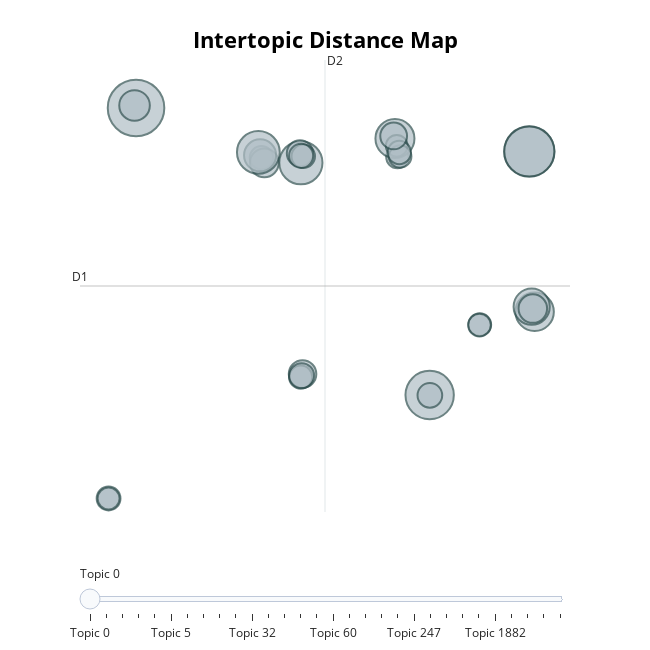

The notebook cell this image was saved under:
### Code cell
topic_model.model.visualize_topics(top_n_topics=30)

### Figure 1 — Plotly figure (JSON) as saved in the notebook; plotly's stock layout.template omitted (floating-point values rounded to 4 significant figures)
{"data": [{"customdata": [[0, "sending quality | objects sending | quality objects | sending | objects", 138005], [1, "startofcycle startofcycle | startofcycle | startofcycle equipment | startofcycle configure | 279136 startofcycle", 109162], [2, "storing qualityobjects | qualityobjects storing | qualityobjects | storing | qualityobjects task", 100888], [3, "endofcycle endofcycle | endofcycle | 1664473857380 | timestamp 1664473857380 | 1664473857380 updating", 108116], [4, "check rawbunchminamplitude | rawbunchminamplitude quality | rawbunchminamplitude | quality good | good level", 80254], [5, "updating the | triggertype timestamp | triggertype | to trigger | task due", 63570], [22, "publishing 27 | 27 monitorobjects | 27 | monitorobjects publishing | publishing", 32691], [23, "check rawdecodingerrorcheckemcal | rawdecodingerrorcheckemcal quality | rawdecodingerrorcheckemcal | bad level | quality bad", 29836], [25, "sending quality | objects sending | quality objects | sending | objects", 40348], [29, "storing qualityobjects | qualityobjects storing | qualityobjects | storing | 2aqpoqtujdk", 26253], [32, "check fhrcheck | fhrcheck quality | fhrcheck | 10 check | null level", 23829], [33, "cellcheckoccupancy quality | check cellcheckoccupancy | cellcheckoccupancy | quality good | good level", 24429], [35, "check cellcheckamplitude | cellcheckamplitude quality | cellcheckamplitude | quality good | good level", 20741], [54, "generating plots | plots generating | plots | generating | plots sending", 23262], [55, "rawoccupancycheck quality | check rawoccupancycheck | rawoccupancycheck | quality good | good level", 25105], [60, "publishing monitorobjects | monitorobjects publishing | publishing | monitorobjects | monitorobjects gap", 26765], [140, "memory zero | zero memory | zero | memory | memory equipment", 21704], [173, "occupancy average | average fifoready | fifoready | fifoready occupancy | occupancy", 22160], [175, "iteration average | iteration | pages pushed | average pages | pushed per", 22093], [177, "dma for | roc starting | starting dma | dma | stopping dma", 65653], [247, "roc nmemorylow | nmemorylow equipment | nmemorylow | equipment roc | roc", 20425], [262, "links used | 00000000000000001000000000000001 links | 00000000000000001000000000000001 | used 00000000000000001000000000000001 | links", 21967], [270, "packets | cru | dropped | cru equipment | lost", 23494], [1693, "pages roc | roc input | input queue | queue | queue size", 30920], [1870, "nolgperddl found | in nolgperddl | nolgperddl | error hgnolg | hgnolg in", 23516], [1882, "non contiguous | contiguous timeframe | contiguous | non | timeframe ids", 56379], [1885, "gain missing | gaintypeerror found | in gaintypeerror | missing found | gaintypeerror", 35697], [1910, "nohgperddl found | in nohgperddl | nohgperddl | fec | in fec", 44403], [1923, "row | col | in channel | channel col | sm", 78917], [2122, "ids detected | detected previous | in timeframe | previous | gap in", 35159]], "hovertemplate": "<b>Topic %{customdata[0]}</b><br>%{customdata[1]}<br>Size: %{customdata[2]}", "legendgroup": "", "marker": {"color": "#B0BEC5", "line": {"color": "DarkSlateGrey", "width": 2}, "size": [138005, 109162, 100888, 108116, 80254, 63570, 32691, 29836, 40348, 26253, 23829, 24429, 20741, 23262, 25105, 26765, 21704, 22160, 22093, 65653, 20425, 21967, 23494, 30920, 23516, 56379, 35697, 44403, 78917, 35159], "sizemode": "area", "sizeref": 86.25, "symbol": "circle"}, "mode": "markers", "name": "", "orientation": "v", "showlegend": false, "type": "scatter", "x": [-14.91, 21.06, 11.95, 21.06, 0.1721, 21.55, 0.3235, 0.08671, -15.04, 11.97, 0.3882, -17.42, -17.42, 0.1591, 0.1919, 0.2388, 9.0, 16.54, 16.5, 8.773, 8.934, 9.246, 9.17, 8.655, -3.439, 21.28, -3.169, -3.56, -3.718, 21.38], "xaxis": "x", "y": [15.92, 13.62, 0.7072, 13.62, 13.02, 5.119, 1.82, 13.52, 16.06, 0.691, 13.36, -4.777, -4.777, 1.654, 13.38, 1.734, 13.32, 4.438, 4.415, 14.3, 13.92, 13.35, 13.56, 14.44, 13.28, 5.391, 13.02, 13.41, 13.57, 5.288], "yaxis": "y"}], "layout": {"annotations": [{"showarrow": false, "text": "D1", "x": -20.03, "y": 6.485, "yshift": 10}, {"showarrow": false, "text": "D2", "x": 2.376, "xshift": 10, "y": 18.46}], "height": 650, "hoverlabel": {"bgcolor": "white", "font": {"family": "Rockwell", "size": 16}}, "legend": {"itemsizing": "constant", "tracegroupgap": 0}, "margin": {"t": 60}, "shapes": [{"line": {"color": "#CFD8DC", "width": 2}, "type": "line", "x0": 2.376, "x1": 2.376, "y0": -5.493, "y1": 18.46}, {"line": {"color": "#9E9E9E", "width": 2}, "type": "line", "x0": -20.03, "x1": 24.78, "y0": 6.485, "y1": 6.485}], "sliders": [{"active": 0, "pad": {"t": 50}, "steps": [{"args": [{"marker.color": [["red", "#B0BEC5", "#B0BEC5", "#B0BEC5", "#B0BEC5", "#B0BEC5", "#B0BEC5", "#B0BEC5", "#B0BEC5", "#B0BEC5", "#B0BEC5", "#B0BEC5", "#B0BEC5", "#B0BEC5", "#B0BEC5", "#B0BEC5", "#B0BEC5", "#B0BEC5", "#B0BEC5", "#B0BEC5", "#B0BEC5", "#B0BEC5", "#B0BEC5", "#B0BEC5", "#B0BEC5", "#B0BEC5", "#B0BEC5", "#B0BEC5", "#B0BEC5", "#B0BEC5"]]}], "label": "Topic 0", "method": "update"}, {"args": [{"marker.color": [["#B0BEC5", "red", "#B0BEC5", "#B0BEC5", "#B0BEC5", "#B0BEC5", "#B0BEC5", "#B0BEC5", "#B0BEC5", "#B0BEC5", "#B0BEC5", "#B0BEC5", "#B0BEC5", "#B0BEC5", "#B0BEC5", "#B0BEC5", "#B0BEC5", "#B0BEC5", "#B0BEC5", "#B0BEC5", "#B0BEC5", "#B0BEC5", "#B0BEC5", "#B0BEC5", "#B0BEC5", "#B0BEC5", "#B0BEC5", "#B0BEC5", "#B0BEC5", "#B0BEC5"]]}], "label": "Topic 1", "method": "update"}, {"args": [{"marker.color": [["#B0BEC5", "#B0BEC5", "red", "#B0BEC5", "#B0BEC5", "#B0BEC5", "#B0BEC5", "#B0BEC5", "#B0BEC5", "#B0BEC5", "#B0BEC5", "#B0BEC5", "#B0BEC5", "#B0BEC5", "#B0BEC5", "#B0BEC5", "#B0BEC5", "#B0BEC5", "#B0BEC5", "#B0BEC5", "#B0BEC5", "#B0BEC5", "#B0BEC5", "#B0BEC5", "#B0BEC5", "#B0BEC5", "#B0BEC5", "#B0BEC5", "#B0BEC5", "#B0BEC5"]]}], "label": "Topic 2", "method": "update"}, {"args": [{"marker.color": [["#B0BEC5", "#B0BEC5", "#B0BEC5", "red", "#B0BEC5", "#B0BEC5", "#B0BEC5", "#B0BEC5", "#B0BEC5", "#B0BEC5", "#B0BEC5", "#B0BEC5", "#B0BEC5", "#B0BEC5", "#B0BEC5", "#B0BEC5", "#B0BEC5", "#B0BEC5", "#B0BEC5", "#B0BEC5", "#B0BEC5", "#B0BEC5", "#B0BEC5", "#B0BEC5", "#B0BEC5", "#B0BEC5", "#B0BEC5", "#B0BEC5", "#B0BEC5", "#B0BEC5"]]}], "label": "Topic 3", "method": "update"}, {"args": [{"marker.color": [["#B0BEC5", "#B0BEC5", "#B0BEC5", "#B0BEC5", "red", "#B0BEC5", "#B0BEC5", "#B0BEC5", "#B0BEC5", "#B0BEC5", "#B0BEC5", "#B0BEC5", "#B0BEC5", "#B0BEC5", "#B0BEC5", "#B0BEC5", "#B0BEC5", "#B0BEC5", "#B0BEC5", "#B0BEC5", "#B0BEC5", "#B0BEC5", "#B0BEC5", "#B0BEC5", "#B0BEC5", "#B0BEC5", "#B0BEC5", "#B0BEC5", "#B0BEC5", "#B0BEC5"]]}], "label": "Topic 4", "method": "update"}, {"args": [{"marker.color": [["#B0BEC5", "#B0BEC5", "#B0BEC5", "#B0BEC5", "#B0BEC5", "red", "#B0BEC5", "#B0BEC5", "#B0BEC5", "#B0BEC5", "#B0BEC5", "#B0BEC5", "#B0BEC5", "#B0BEC5", "#B0BEC5", "#B0BEC5", "#B0BEC5", "#B0BEC5", "#B0BEC5", "#B0BEC5", "#B0BEC5", "#B0BEC5", "#B0BEC5", "#B0BEC5", "#B0BEC5", "#B0BEC5", "#B0BEC5", "#B0BEC5", "#B0BEC5", "#B0BEC5"]]}], "label": "Topic 5", "method": "update"}, {"args": [{"marker.color": [["#B0BEC5", "#B0BEC5", "#B0BEC5", "#B0BEC5", "#B0BEC5", "#B0BEC5", "red", "#B0BEC5", "#B0BEC5", "#B0BEC5", "#B0BEC5", "#B0BEC5", "#B0BEC5", "#B0BEC5", "#B0BEC5", "#B0BEC5", "#B0BEC5", "#B0BEC5", "#B0BEC5", "#B0BEC5", "#B0BEC5", "#B0BEC5", "#B0BEC5", "#B0BEC5", "#B0BEC5", "#B0BEC5", "#B0BEC5", "#B0BEC5", "#B0BEC5", "#B0BEC5"]]}], "label": "Topic 22", "method": "update"}, {"args": [{"marker.color": [["#B0BEC5", "#B0BEC5", "#B0BEC5", "#B0BEC5", "#B0BEC5", "#B0BEC5", "#B0BEC5", "red", "#B0BEC5", "#B0BEC5", "#B0BEC5", "#B0BEC5", "#B0BEC5", "#B0BEC5", "#B0BEC5", "#B0BEC5", "#B0BEC5", "#B0BEC5", "#B0BEC5", "#B0BEC5", "#B0BEC5", "#B0BEC5", "#B0BEC5", "#B0BEC5", "#B0BEC5", "#B0BEC5", "#B0BEC5", "#B0BEC5", "#B0BEC5", "#B0BEC5"]]}], "label": "Topic 23", "method": "update"}, {"args": [{"marker.color": [["#B0BEC5", "#B0BEC5", "#B0BEC5", "#B0BEC5", "#B0BEC5", "#B0BEC5", "#B0BEC5", "#B0BEC5", "red", "#B0BEC5", "#B0BEC5", "#B0BEC5", "#B0BEC5", "#B0BEC5", "#B0BEC5", "#B0BEC5", "#B0BEC5", "#B0BEC5", "#B0BEC5", "#B0BEC5", "#B0BEC5", "#B0BEC5", "#B0BEC5", "#B0BEC5", "#B0BEC5", "#B0BEC5", "#B0BEC5", "#B0BEC5", "#B0BEC5", "#B0BEC5"]]}], "label": "Topic 25", "method": "update"}, {"args": [{"marker.color": [["#B0BEC5", "#B0BEC5", "#B0BEC5", "#B0BEC5", "#B0BEC5", "#B0BEC5", "#B0BEC5", "#B0BEC5", "#B0BEC5", "red", "#B0BEC5", "#B0BEC5", "#B0BEC5", "#B0BEC5", "#B0BEC5", "#B0BEC5", "#B0BEC5", "#B0BEC5", "#B0BEC5", "#B0BEC5", "#B0BEC5", "#B0BEC5", "#B0BEC5", "#B0BEC5", "#B0BEC5", "#B0BEC5", "#B0BEC5", "#B0BEC5", "#B0BEC5", "#B0BEC5"]]}], "label": "Topic 29", "method": "update"}, {"args": [{"marker.color": [["#B0BEC5", "#B0BEC5", "#B0BEC5", "#B0BEC5", "#B0BEC5", "#B0BEC5", "#B0BEC5", "#B0BEC5", "#B0BEC5", "#B0BEC5", "red", "#B0BEC5", "#B0BEC5", "#B0BEC5", "#B0BEC5", "#B0BEC5", "#B0BEC5", "#B0BEC5", "#B0BEC5", "#B0BEC5", "#B0BEC5", "#B0BEC5", "#B0BEC5", "#B0BEC5", "#B0BEC5", "#B0BEC5", "#B0BEC5", "#B0BEC5", "#B0BEC5", "#B0BEC5"]]}], "label": "Topic 32", "method": "update"}, {"args": [{"marker.color": [["#B0BEC5", "#B0BEC5", "#B0BEC5", "#B0BEC5", "#B0BEC5", "#B0BEC5", "#B0BEC5", "#B0BEC5", "#B0BEC5", "#B0BEC5", "#B0BEC5", "red", "#B0BEC5", "#B0BEC5", "#B0BEC5", "#B0BEC5", "#B0BEC5", "#B0BEC5", "#B0BEC5", "#B0BEC5", "#B0BEC5", "#B0BEC5", "#B0BEC5", "#B0BEC5", "#B0BEC5", "#B0BEC5", "#B0BEC5", "#B0BEC5", "#B0BEC5", "#B0BEC5"]]}], "label": "Topic 33", "method": "update"}, {"args": [{"marker.color": [["#B0BEC5", "#B0BEC5", "#B0BEC5", "#B0BEC5", "#B0BEC5", "#B0BEC5", "#B0BEC5", "#B0BEC5", "#B0BEC5", "#B0BEC5", "#B0BEC5", "#B0BEC5", "red", "#B0BEC5", "#B0BEC5", "#B0BEC5", "#B0BEC5", "#B0BEC5", "#B0BEC5", "#B0BEC5", "#B0BEC5", "#B0BEC5", "#B0BEC5", "#B0BEC5", "#B0BEC5", "#B0BEC5", "#B0BEC5", "#B0BEC5", "#B0BEC5", "#B0BEC5"]]}], "label": "Topic 35", "method": "update"}, {"args": [{"marker.color": [["#B0BEC5", "#B0BEC5", "#B0BEC5", "#B0BEC5", "#B0BEC5", "#B0BEC5", "#B0BEC5", "#B0BEC5", "#B0BEC5", "#B0BEC5", "#B0BEC5", "#B0BEC5", "#B0BEC5", "red", "#B0BEC5", "#B0BEC5", "#B0BEC5", "#B0BEC5", "#B0BEC5", "#B0BEC5", "#B0BEC5", "#B0BEC5", "#B0BEC5", "#B0BEC5", "#B0BEC5", "#B0BEC5", "#B0BEC5", "#B0BEC5", "#B0BEC5", "#B0BEC5"]]}], "label": "Topic 54", "method": "update"}, {"args": [{"marker.color": [["#B0BEC5", "#B0BEC5", "#B0BEC5", "#B0BEC5", "#B0BEC5", "#B0BEC5", "#B0BEC5", "#B0BEC5", "#B0BEC5", "#B0BEC5", "#B0BEC5", "#B0BEC5", "#B0BEC5", "#B0BEC5", "red", "#B0BEC5", "#B0BEC5", "#B0BEC5", "#B0BEC5", "#B0BEC5", "#B0BEC5", "#B0BEC5", "#B0BEC5", "#B0BEC5", "#B0BEC5", "#B0BEC5", "#B0BEC5", "#B0BEC5", "#B0BEC5", "#B0BEC5"]]}], "label": "Topic 55", "method": "update"}, {"args": [{"marker.color": [["#B0BEC5", "#B0BEC5", "#B0BEC5", "#B0BEC5", "#B0BEC5", "#B0BEC5", "#B0BEC5", "#B0BEC5", "#B0BEC5", "#B0BEC5", "#B0BEC5", "#B0BEC5", "#B0BEC5", "#B0BEC5", "#B0BEC5", "red", "#B0BEC5", "#B0BEC5", "#B0BEC5", "#B0BEC5", "#B0BEC5", "#B0BEC5", "#B0BEC5", "#B0BEC5", "#B0BEC5", "#B0BEC5", "#B0BEC5", "#B0BEC5", "#B0BEC5", "#B0BEC5"]]}], "label": "Topic 60", "method": "update"}, {"args": [{"marker.color": [["#B0BEC5", "#B0BEC5", "#B0BEC5", "#B0BEC5", "#B0BEC5", "#B0BEC5", "#B0BEC5", "#B0BEC5", "#B0BEC5", "#B0BEC5", "#B0BEC5", "#B0BEC5", "#B0BEC5", "#B0BEC5", "#B0BEC5", "#B0BEC5", "red", "#B0BEC5", "#B0BEC5", "#B0BEC5", "#B0BEC5", "#B0BEC5", "#B0BEC5", "#B0BEC5", "#B0BEC5", "#B0BEC5", "#B0BEC5", "#B0BEC5", "#B0BEC5", "#B0BEC5"]]}], "label": "Topic 140", "method": "update"}, {"args": [{"marker.color": [["#B0BEC5", "#B0BEC5", "#B0BEC5", "#B0BEC5", "#B0BEC5", "#B0BEC5", "#B0BEC5", "#B0BEC5", "#B0BEC5", "#B0BEC5", "#B0BEC5", "#B0BEC5", "#B0BEC5", "#B0BEC5", "#B0BEC5", "#B0BEC5", "#B0BEC5", "red", "#B0BEC5", "#B0BEC5", "#B0BEC5", "#B0BEC5", "#B0BEC5", "#B0BEC5", "#B0BEC5", "#B0BEC5", "#B0BEC5", "#B0BEC5", "#B0BEC5", "#B0BEC5"]]}], "label": "Topic 173", "method": "update"}, {"args": [{"marker.color": [["#B0BEC5", "#B0BEC5", "#B0BEC5", "#B0BEC5", "#B0BEC5", "#B0BEC5", "#B0BEC5", "#B0BEC5", "#B0BEC5", "#B0BEC5", "#B0BEC5", "#B0BEC5", "#B0BEC5", "#B0BEC5", "#B0BEC5", "#B0BEC5", "#B0BEC5", "#B0BEC5", "red", "#B0BEC5", "#B0BEC5", "#B0BEC5", "#B0BEC5", "#B0BEC5", "#B0BEC5", "#B0BEC5", "#B0BEC5", "#B0BEC5", "#B0BEC5", "#B0BEC5"]]}], "label": "Topic 175", "method": "update"}, {"args": [{"marker.color": [["#B0BEC5", "#B0BEC5", "#B0BEC5", "#B0BEC5", "#B0BEC5", "#B0BEC5", "#B0BEC5", "#B0BEC5", "#B0BEC5", "#B0BEC5", "#B0BEC5", "#B0BEC5", "#B0BEC5", "#B0BEC5", "#B0BEC5", "#B0BEC5", "#B0BEC5", "#B0BEC5", "#B0BEC5", "red", "#B0BEC5", "#B0BEC5", "#B0BEC5", "#B0BEC5", "#B0BEC5", "#B0BEC5", "#B0BEC5", "#B0BEC5", "#B0BEC5", "#B0BEC5"]]}], "label": "Topic 177", "method": "update"}, {"args": [{"marker.color": [["#B0BEC5", "#B0BEC5", "#B0BEC5", "#B0BEC5", "#B0BEC5", "#B0BEC5", "#B0BEC5", "#B0BEC5", "#B0BEC5", "#B0BEC5", "#B0BEC5", "#B0BEC5", "#B0BEC5", "#B0BEC5", "#B0BEC5", "#B0BEC5", "#B0BEC5", "#B0BEC5", "#B0BEC5", "#B0BEC5", "red", "#B0BEC5", "#B0BEC5", "#B0BEC5", "#B0BEC5", "#B0BEC5", "#B0BEC5", "#B0BEC5", "#B0BEC5", "#B0BEC5"]]}], "label": "Topic 247", "method": "update"}, {"args": [{"marker.color": [["#B0BEC5", "#B0BEC5", "#B0BEC5", "#B0BEC5", "#B0BEC5", "#B0BEC5", "#B0BEC5", "#B0BEC5", "#B0BEC5", "#B0BEC5", "#B0BEC5", "#B0BEC5", "#B0BEC5", "#B0BEC5", "#B0BEC5", "#B0BEC5", "#B0BEC5", "#B0BEC5", "#B0BEC5", "#B0BEC5", "#B0BEC5", "red", "#B0BEC5", "#B0BEC5", "#B0BEC5", "#B0BEC5", "#B0BEC5", "#B0BEC5", "#B0BEC5", "#B0BEC5"]]}], "label": "Topic 262", "method": "update"}, {"args": [{"marker.color": [["#B0BEC5", "#B0BEC5", "#B0BEC5", "#B0BEC5", "#B0BEC5", "#B0BEC5", "#B0BEC5", "#B0BEC5", "#B0BEC5", "#B0BEC5", "#B0BEC5", "#B0BEC5", "#B0BEC5", "#B0BEC5", "#B0BEC5", "#B0BEC5", "#B0BEC5", "#B0BEC5", "#B0BEC5", "#B0BEC5", "#B0BEC5", "#B0BEC5", "red", "#B0BEC5", "#B0BEC5", "#B0BEC5", "#B0BEC5", "#B0BEC5", "#B0BEC5", "#B0BEC5"]]}], "label": "Topic 270", "method": "update"}, {"args": [{"marker.color": [["#B0BEC5", "#B0BEC5", "#B0BEC5", "#B0BEC5", "#B0BEC5", "#B0BEC5", "#B0BEC5", "#B0BEC5", "#B0BEC5", "#B0BEC5", "#B0BEC5", "#B0BEC5", "#B0BEC5", "#B0BEC5", "#B0BEC5", "#B0BEC5", "#B0BEC5", "#B0BEC5", "#B0BEC5", "#B0BEC5", "#B0BEC5", "#B0BEC5", "#B0BEC5", "red", "#B0BEC5", "#B0BEC5", "#B0BEC5", "#B0BEC5", "#B0BEC5", "#B0BEC5"]]}], "label": "Topic 1693", "method": "update"}, {"args": [{"marker.color": [["#B0BEC5", "#B0BEC5", "#B0BEC5", "#B0BEC5", "#B0BEC5", "#B0BEC5", "#B0BEC5", "#B0BEC5", "#B0BEC5", "#B0BEC5", "#B0BEC5", "#B0BEC5", "#B0BEC5", "#B0BEC5", "#B0BEC5", "#B0BEC5", "#B0BEC5", "#B0BEC5", "#B0BEC5", "#B0BEC5", "#B0BEC5", "#B0BEC5", "#B0BEC5", "#B0BEC5", "red", "#B0BEC5", "#B0BEC5", "#B0BEC5", "#B0BEC5", "#B0BEC5"]]}], "label": "Topic 1870", "method": "update"}, {"args": [{"marker.color": [["#B0BEC5", "#B0BEC5", "#B0BEC5", "#B0BEC5", "#B0BEC5", "#B0BEC5", "#B0BEC5", "#B0BEC5", "#B0BEC5", "#B0BEC5", "#B0BEC5", "#B0BEC5", "#B0BEC5", "#B0BEC5", "#B0BEC5", "#B0BEC5", "#B0BEC5", "#B0BEC5", "#B0BEC5", "#B0BEC5", "#B0BEC5", "#B0BEC5", "#B0BEC5", "#B0BEC5", "#B0BEC5", "red", "#B0BEC5", "#B0BEC5", "#B0BEC5", "#B0BEC5"]]}], "label": "Topic 1882", "method": "update"}, {"args": [{"marker.color": [["#B0BEC5", "#B0BEC5", "#B0BEC5", "#B0BEC5", "#B0BEC5", "#B0BEC5", "#B0BEC5", "#B0BEC5", "#B0BEC5", "#B0BEC5", "#B0BEC5", "#B0BEC5", "#B0BEC5", "#B0BEC5", "#B0BEC5", "#B0BEC5", "#B0BEC5", "#B0BEC5", "#B0BEC5", "#B0BEC5", "#B0BEC5", "#B0BEC5", "#B0BEC5", "#B0BEC5", "#B0BEC5", "#B0BEC5", "red", "#B0BEC5", "#B0BEC5", "#B0BEC5"]]}], "label": "Topic 1885", "method": "update"}, {"args": [{"marker.color": [["#B0BEC5", "#B0BEC5", "#B0BEC5", "#B0BEC5", "#B0BEC5", "#B0BEC5", "#B0BEC5", "#B0BEC5", "#B0BEC5", "#B0BEC5", "#B0BEC5", "#B0BEC5", "#B0BEC5", "#B0BEC5", "#B0BEC5", "#B0BEC5", "#B0BEC5", "#B0BEC5", "#B0BEC5", "#B0BEC5", "#B0BEC5", "#B0BEC5", "#B0BEC5", "#B0BEC5", "#B0BEC5", "#B0BEC5", "#B0BEC5", "red", "#B0BEC5", "#B0BEC5"]]}], "label": "Topic 1910", "method": "update"}, {"args": [{"marker.color": [["#B0BEC5", "#B0BEC5", "#B0BEC5", "#B0BEC5", "#B0BEC5", "#B0BEC5", "#B0BEC5", "#B0BEC5", "#B0BEC5", "#B0BEC5", "#B0BEC5", "#B0BEC5", "#B0BEC5", "#B0BEC5", "#B0BEC5", "#B0BEC5", "#B0BEC5", "#B0BEC5", "#B0BEC5", "#B0BEC5", "#B0BEC5", "#B0BEC5", "#B0BEC5", "#B0BEC5", "#B0BEC5", "#B0BEC5", "#B0BEC5", "#B0BEC5", "red", "#B0BEC5"]]}], "label": "Topic 1923", "method": "update"}, {"args": [{"marker.color": [["#B0BEC5", "#B0BEC5", "#B0BEC5", "#B0BEC5", "#B0BEC5", "#B0BEC5", "#B0BEC5", "#B0BEC5", "#B0BEC5", "#B0BEC5", "#B0BEC5", "#B0BEC5", "#B0BEC5", "#B0BEC5", "#B0BEC5", "#B0BEC5", "#B0BEC5", "#B0BEC5", "#B0BEC5", "#B0BEC5", "#B0BEC5", "#B0BEC5", "#B0BEC5", "#B0BEC5", "#B0BEC5", "#B0BEC5", "#B0BEC5", "#B0BEC5", "#B0BEC5", "red"]]}], "label": "Topic 2122", "method": "update"}]}], "title": {"font": {"color": "Black", "size": 22}, "text": "<b>Intertopic Distance Map</b>", "x": 0.5, "xanchor": "center", "y": 0.95, "yanchor": "top"}, "width": 650, "xaxis": {"anchor": "y", "domain": [0, 1], "range": [-20.03, 24.78], "title": {"text": ""}, "visible": false}, "yaxis": {"anchor": "x", "domain": [0, 1], "range": [-5.493, 18.46], "title": {"text": ""}, "visible": false}}}
